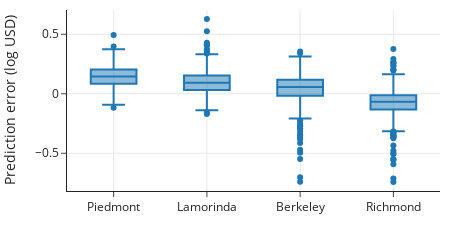

The cell this chart's notebook holds for it:
### Code cell
px.box(sfh, x='city', y='errors1_log',
       category_orders={"city":["Piedmont","Lamorinda","Berkeley", "Richmond"]},
       labels=dict(errors1_log='Prediction error (log USD)', city=''), width=450, height=250)

### Figure 1 — Plotly figure (JSON) as saved in the notebook; plotly's stock layout.template omitted (floating-point values rounded to 4 significant figures; data arrays with more than 128 entries replaced by an {"elided": "..."} marker saying what was removed)
{"data": [{"alignmentgroup": "True", "hovertemplate": "=%{x}<br>Prediction error (log USD)=%{y}<extra></extra>", "legendgroup": "", "marker": {"color": "#1F77B4"}, "name": "", "notched": false, "offsetgroup": "", "orientation": "v", "showlegend": false, "type": "box", "x": {"elided": "2667 str values"}, "x0": " ", "xaxis": "x", "y": {"elided": "2667 float values"}, "y0": " ", "yaxis": "y"}], "layout": {"boxmode": "group", "height": 250, "legend": {"tracegroupgap": 0}, "width": 450, "xaxis": {"anchor": "y", "autorange": true, "categoryarray": ["Piedmont", "Lamorinda", "Berkeley", "Richmond"], "categoryorder": "array", "domain": [0, 1], "range": [-0.5, 3.5], "title": {"text": ""}, "type": "category"}, "yaxis": {"anchor": "x", "autorange": true, "domain": [0, 1], "range": [-0.8173, 0.7039], "title": {"text": "Prediction error (log USD)"}, "type": "linear"}}}
